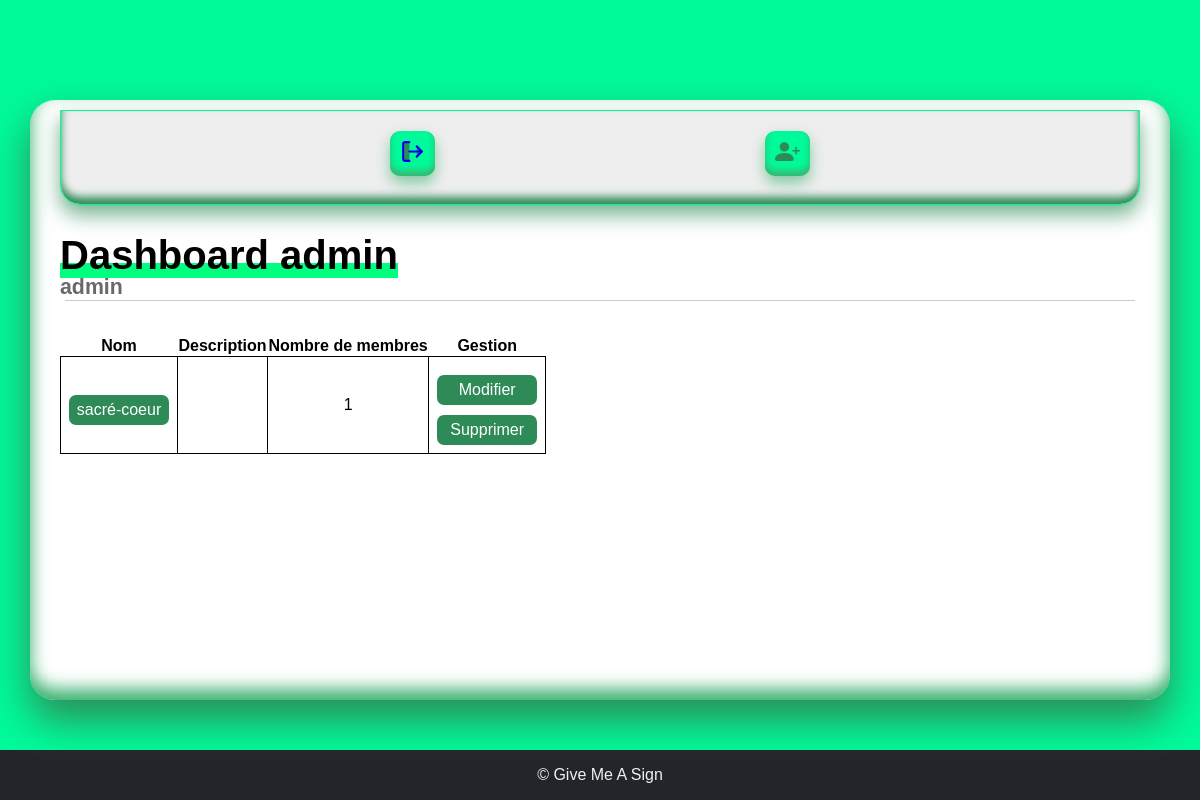
/dashboard_admin/ (signed in), run on an earlier commit of the app's database.
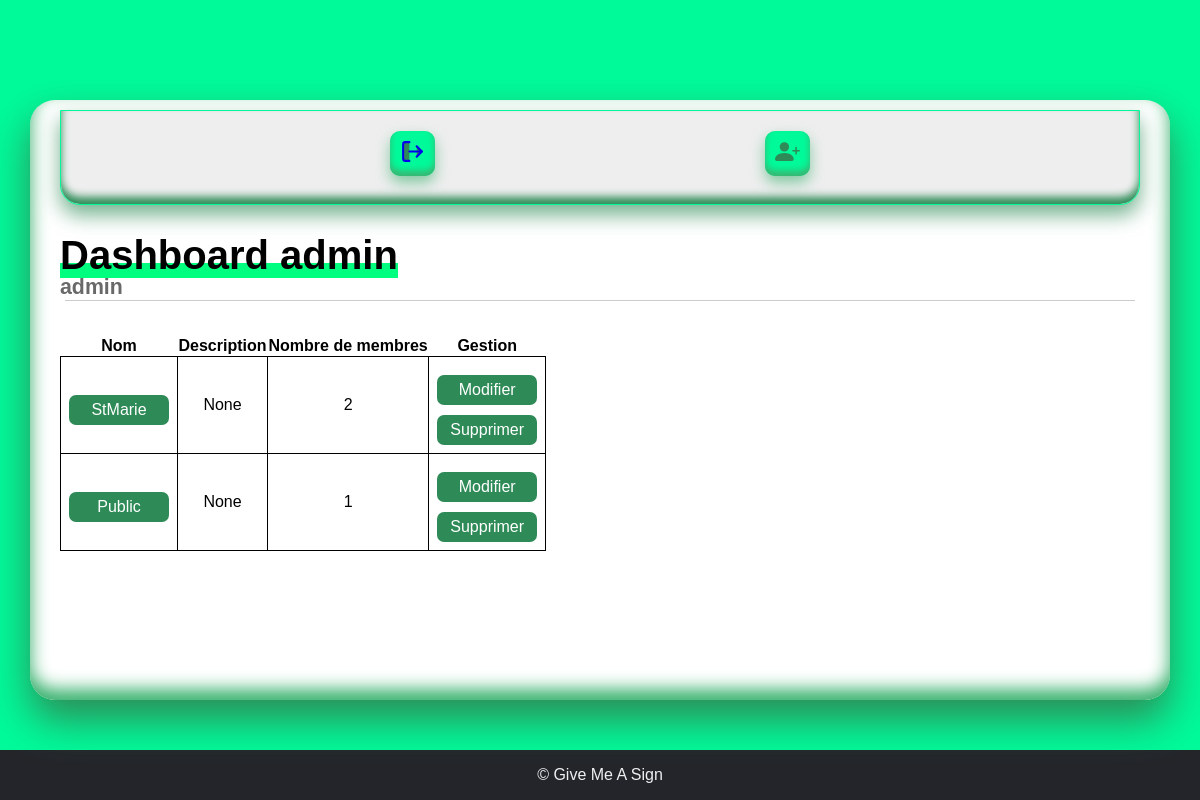
And on a later commit of the database.
### app/models.py (models this page shows, shortened)
class Admin(UserMixin, db.Model):
    id = db.Column(db.Integer, primary_key=True)
    email = db.Column(db.String(100), unique=True, nullable=False)
    username = db.Column(db.String(64), index=True, unique=True)
    password = db.Column(db.String(100), nullable=False)
    groups = db.relationship('Group', backref='admin', lazy=True)
    role = db.Column(db.Enum('admin'), nullable=True)

class Group(db.Model):
    id = db.Column(db.Integer, primary_key=True)
    name = db.Column(db.String(100), nullable=False)
    password = db.Column(db.String(128))
    description = db.Column(db.String(2000), nullable=True)
    admin_id = db.Column(db.Integer, db.ForeignKey('admin.id'), nullable=False)
    users = db.relationship('User', backref='group', lazy=True)

### app/routes.py (the view)
@app.route('/dashboard_admin/')
def dashboard_admin():
    if not current_user.is_authenticated:
        return redirect(url_for("login_admin"))
    if current_user.role == "admin":
        admin_current = current_user
    else:
        return redirect(url_for("login_admin"))
    _groups = admin_current.groups
    dico_group = {}
    if len(_groups) == 0:
        return render_template("dashboard_adminEmpty.html", admin_name=admin_current.username)
    for group in _groups:
        dico_group[group] = len(group.users)
    return render_template("dashboard_admin.html", groups=dico_group, admin_name=admin_current.username)

### app/models.py (called while the page is built)
@login_manager.user_loader
def user_loader(userid):
    user = Admin.query.get(int(userid))
    if not user:
        user = User.query.get(int(userid))
    return user

### app/templates/dashboard_admin.html
{% extends "full_dashboard_admin.html" %}
{% block content %}
<body>
    <div class="featured-clay">
        <table>
            <thead>
                <tr>
                    <th>Nom</th>
                    <th>Description</th>
                    <th>Nombre de membres</th>
                    <th>Gestion<th>
                </tr>
            </thead>
            <tbody>
                {% for group, len in groups.items() %}
                <tr>
                    <td> <a href="/dashboard_admin/videoGroup/{{ group.name }}">{{group.name}}</a></td>
                    <td>{{ group.description }}</td>
                    <td>{{ len }}</td>
                    <td>
                        <a href="/dashboard_admin/editGroup/{{ group.id }}">Modifier</a>
                        <a href="/dashboard_admin/deleteGroup/{{ group.id }}">Supprimer</a>
                </tr>
                {% endfor %}
            </tbody>
        </table>
    </div>
</body>
{% endblock %}

### app/templates/full_dashboard_admin.html (shortened to what this page needs)
<!DOCTYPE html>
<html lang="fr">
<head>
    <link rel="stylesheet" href="{{ url_for('static', filename='css/dash_admin.css') }}">
</head>
<body>
    <div class="dashboard-river">
        <div class="dashboard-container">
            <div class="dashboard">
                <div class="ui-row-2">
                    <div class="left-sidebar">
                        <div>
                            <a href="/logout_admin">
                            </a>
                        </div>
                        <div>
                            <a href="/dashboard_admin/addGroup/">
                            </a>
                        </div>
                    </div>
                    <div class="main-content">
                        <div class="header">
                            <div class="page-display">
                                <h1>Dashboard admin</h1>
                                <h2>{{ admin_name }}</h2>
                            </div>
                        </div>
                        <hr>
                        {% block content %}
                        {% endblock content %}
                    </div>
                </div>
            </div>
        </div>
    </div>
    <div class="footer">
        <p>&copy; Give Me A Sign</p>
    </div>
</body>
</html>

### app/static/css/dash_admin.css (style rules this page uses)
*, *::before, *::after { box-sizing: border-box; }
a, a:hover, a::before, a::after, a:hover::before, a:hover::after { transition: all 0.4s ease-in-out; }
body, html { font-family: "Poppins", sans-serif; -webkit-text-size-adjust: 100%; -webkit-tap-highlight-color: transparent; -webkit-font-smoothing: antialiased; text-rendering: optimizeLegibility; font-size: 12pt; font-weight: 400; color: black; }
body { display: flex; flex-direction: column; align-items: center; justify-content: center; height: 100vh; overflow: hidden; background: MediumSpringGreen; margin: 0; padding: 0; }
.dashboard-river { position: relative; display: flex; flex-direction: column; align-items: center; justify-content: center; width: 100%; height: 100%; }
.dashboard-container { position: relative; display: flex; flex-direction: column; align-items: center; justify-content: center; width: 95%; height: 75%; background: white; box-shadow: 0 20px 40px 0 SeaGreen, inset 0px -10px 17px 1px MediumSeaGreen; overflow: hidden; border-radius: 25px; z-index: 998; }
.dashboard { position: relative; display: flex; flex-direction: column; align-items: center; justify-content: flex-start; width: 100%; height: 100%; overflow-y: auto; overflow-x: hidden; }
.ui-row-2 { display: flex; flex-direction: row; align-items: center; justify-content: space-between; width: 100%; height: auto; padding: 10px 30px; }
.left-sidebar { position: sticky; top: 20px; display: flex; align-self: flex-start; flex-direction: column; align-items: center; justify-content: center; width: auto; height: auto; background: #eee; padding: 15px 10px; border-radius: 10px; margin-bottom: 30px; }
.left-sidebar > div { display: flex; flex-direction: column; align-items: center; justify-content: center; width: 45px; height: 45px; background: MediumSpringGreen; border-radius: 10px; margin-bottom: 25px; box-shadow: 0 7px 14px 0 #3cb37199, inset 0px -5px 7px 0px MediumSeaGreen; }
.left-sidebar > div:last-of-type { margin-bottom: unset; }
.left-sidebar > div > a> svg { fill: SeaGreen; width: 25px; height: auto; }
.main-content { display: flex; flex-direction: column; align-items: center; justify-content: flex-start; width: 100%; height: 100%; margin-left: 30px; }
.header { display: flex; flex-direction: row; align-items: flex-start; justify-content: space-between; width: 100%; height: auto; }
.page-display { display: flex; flex-direction: column; align-items: flex-start; justify-content: center; width: auto; height: auto; }
.page-display h1 { position: relative; font-size: 30pt; color: black; font-weight: 800; padding: 0; margin: 0; line-height: 30pt; }
.page-display h1::after { position: absolute; bottom: -3px; left: 0; width: 100%; height: 15px; background: SpringGreen; content: ""; z-index: -1; }
.page-display h2 { font-size: 16pt; color: dimgray; font-weight: 600; padding: 0; margin: 0; }
.main-content > hr { width: 99%; height: 1px; margin-top: 35px; border: 0; border-top: 1px solid #ccc; }
.main-content > hr:last-of-type { margin-top: 0px; margin-bottom: 35px; }
.featured-clay { display: flex; flex-direction: row; align-items: center; justify-content: space-between; flex-wrap: wrap; width: 100%; height: auto; margin-bottom: 60px; z-index: 2; }
.featured-clay > table { border-collapse: collapse; }
.featured-clay>table>tbody>tr>td { border: 1px solid; padding: 8px; }
.featured-clay > table > tbody> tr> td > a { background: SeaGreen; color: white; margin-top: 10px; width: 100px; height: 30px; display: flex; flex-direction: column; align-items: center; justify-content: center; text-decoration: none; border-radius: 7px; }
.featured-clay > table > thead > tr { text-align: center; }
.featured-clay > table > tbody> tr> td { text-align: center; }
@media (max-width: 1363px) { .ui-row-2 { flex-direction: column; } }
@media (max-width: 1363px) { .main-content { margin-left: 0 !important; } }
@media (max-width: 1363px) { .left-sidebar { width: 100%; z-index: 999; flex-direction: row; border-radius: 0px 0px 20px 20px; justify-content: space-evenly; top: 0px; padding: 20px 0px; box-shadow: 0 10px 20px 0 #2e8b57aa, inset 0px -7px 9px 0px SeaGreen; border: 1px solid MediumSpringGreen; } }
@media (max-width: 1363px) { .left-sidebar > div, .left-sidebar > div:last-of-type { margin-bottom: 8px; } }
.footer { background-color: #24252A; color: #edf0f1; position: fixed; left: 0; bottom: 0; width: 100%; text-align: center; }

What changed in the data, as far as the page shows it:
removed Group: name "sacré-coeur", len "1"
added Group: name "StMarie", description "None", len "2"
added Group: name "Public", description "None", admin "1"
